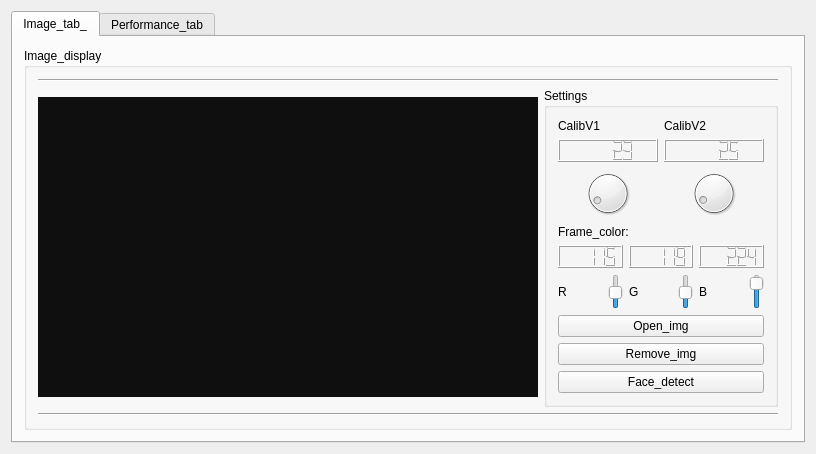
<?xml version="1.0" encoding="UTF-8"?>
<ui version="4.0">
 <class>MainWindow</class>
 <widget class="QMainWindow" name="MainWindow">
  <property name="geometry">
   <rect>
    <x>0</x>
    <y>0</y>
    <width>816</width>
    <height>454</height>
   </rect>
  </property>
  <property name="font">
   <font>
    <pointsize>9</pointsize>
   </font>
  </property>
  <property name="mouseTracking">
   <bool>true</bool>
  </property>
  <property name="focusPolicy">
   <enum>Qt::StrongFocus</enum>
  </property>
  <property name="windowTitle">
   <string>HFace_finder_</string>
  </property>
  <widget class="QWidget" name="centralWidget">
   <layout class="QVBoxLayout" name="verticalLayout_9">
    <item>
     <widget class="QTabWidget" name="tabWidget">
      <property name="currentIndex">
       <number>0</number>
      </property>
      <widget class="QWidget" name="Image_tab">
       <attribute name="title">
        <string>Image_tab_</string>
       </attribute>
       <layout class="QVBoxLayout" name="verticalLayout">
        <item>
         <widget class="QGroupBox" name="groupBox">
          <property name="title">
           <string>Image_display</string>
          </property>
          <layout class="QVBoxLayout" name="verticalLayout_2">
           <item>
            <widget class="Line" name="line">
             <property name="orientation">
              <enum>Qt::Horizontal</enum>
             </property>
            </widget>
           </item>
           <item>
            <layout class="QHBoxLayout" name="horizontalLayout_23">
             <item>
              <widget class="QLabel" name="Image_disp_label">
               <property name="minimumSize">
                <size>
                 <width>500</width>
                 <height>300</height>
                </size>
               </property>
               <property name="maximumSize">
                <size>
                 <width>500</width>
                 <height>300</height>
                </size>
               </property>
               <property name="mouseTracking">
                <bool>true</bool>
               </property>
               <property name="focusPolicy">
                <enum>Qt::StrongFocus</enum>
               </property>
               <property name="styleSheet">
                <string notr="true">background-color: rgb(15, 15, 15);</string>
               </property>
               <property name="text">
                <string/>
               </property>
              </widget>
             </item>
             <item>
              <widget class="QGroupBox" name="groupBox_2">
               <property name="title">
                <string>Settings</string>
               </property>
               <layout class="QVBoxLayout" name="verticalLayout_3">
                <item>
                 <layout class="QVBoxLayout" name="verticalLayout_27">
                  <item>
                   <layout class="QVBoxLayout" name="verticalLayout_28">
                    <item>
                     <layout class="QVBoxLayout" name="verticalLayout_29">
                      <item>
                       <layout class="QHBoxLayout" name="horizontalLayout_30">
                        <item>
                         <widget class="QLabel" name="Calib_disp1_label_2">
                          <property name="text">
                           <string>CalibV1</string>
                          </property>
                         </widget>
                        </item>
                        <item>
                         <widget class="QLabel" name="Calib_disp2_label_2">
                          <property name="text">
                           <string>CalibV2</string>
                          </property>
                         </widget>
                        </item>
                       </layout>
                      </item>
                      <item>
                       <layout class="QHBoxLayout" name="horizontalLayout_31">
                        <item>
                         <widget class="QLCDNumber" name="Calib_disp1_lcd_2">
                          <property name="intValue" stdset="0">
                           <number>23</number>
                          </property>
                         </widget>
                        </item>
                        <item>
                         <widget class="QLCDNumber" name="Calib_disp2_lcd_2">
                          <property name="intValue" stdset="0">
                           <number>25</number>
                          </property>
                         </widget>
                        </item>
                       </layout>
                      </item>
                      <item>
                       <layout class="QHBoxLayout" name="horizontalLayout_32">
                        <item>
                         <widget class="QDial" name="Calib_disp1_dial_2">
                          <property name="maximum">
                           <number>255</number>
                          </property>
                          <property name="value">
                           <number>23</number>
                          </property>
                         </widget>
                        </item>
                        <item>
                         <widget class="QDial" name="Calib_disp2_dial_2">
                          <property name="maximum">
                           <number>255</number>
                          </property>
                          <property name="value">
                           <number>25</number>
                          </property>
                         </widget>
                        </item>
                       </layout>
                      </item>
                     </layout>
                    </item>
                    <item>
                     <layout class="QVBoxLayout" name="verticalLayout_30">
                      <item>
                       <layout class="QVBoxLayout" name="verticalLayout_31">
                        <item>
                         <layout class="QHBoxLayout" name="horizontalLayout_33">
                          <item>
                           <widget class="QLabel" name="Frame_color_label_2">
                            <property name="text">
                             <string>Frame_color:</string>
                            </property>
                           </widget>
                          </item>
                          <item>
                           <widget class="QLabel" name="Color_label">
                            <property name="styleSheet">
                             <string notr="true"/>
                            </property>
                            <property name="text">
                             <string/>
                            </property>
                           </widget>
                          </item>
                         </layout>
                        </item>
                        <item>
                         <layout class="QVBoxLayout" name="verticalLayout_32">
                          <item>
                           <layout class="QHBoxLayout" name="horizontalLayout_34">
                            <item>
                             <widget class="QLCDNumber" name="Red_val_lcd_2">
                              <property name="intValue" stdset="0">
                               <number>115</number>
                              </property>
                             </widget>
                            </item>
                            <item>
                             <widget class="QLCDNumber" name="Green_val_lcd_2">
                              <property name="intValue" stdset="0">
                               <number>119</number>
                              </property>
                             </widget>
                            </item>
                            <item>
                             <widget class="QLCDNumber" name="Blue_val_lcd_2">
                              <property name="intValue" stdset="0">
                               <number>224</number>
                              </property>
                             </widget>
                            </item>
                           </layout>
                          </item>
                          <item>
                           <layout class="QHBoxLayout" name="horizontalLayout_35">
                            <item>
                             <widget class="QLabel" name="Red_label_2">
                              <property name="text">
                               <string>R</string>
                              </property>
                             </widget>
                            </item>
                            <item>
                             <widget class="QSlider" name="Red_slider_2">
                              <property name="maximum">
                               <number>255</number>
                              </property>
                              <property name="value">
                               <number>115</number>
                              </property>
                              <property name="orientation">
                               <enum>Qt::Vertical</enum>
                              </property>
                             </widget>
                            </item>
                            <item>
                             <widget class="QLabel" name="Green_label_2">
                              <property name="text">
                               <string>G</string>
                              </property>
                             </widget>
                            </item>
                            <item>
                             <widget class="QSlider" name="Green_slider_2">
                              <property name="maximum">
                               <number>255</number>
                              </property>
                              <property name="value">
                               <number>119</number>
                              </property>
                              <property name="orientation">
                               <enum>Qt::Vertical</enum>
                              </property>
                             </widget>
                            </item>
                            <item>
                             <widget class="QLabel" name="Blue_label_2">
                              <property name="text">
                               <string>B</string>
                              </property>
                             </widget>
                            </item>
                            <item>
                             <widget class="QSlider" name="Blue_slider_2">
                              <property name="maximum">
                               <number>255</number>
                              </property>
                              <property name="value">
                               <number>224</number>
                              </property>
                              <property name="orientation">
                               <enum>Qt::Vertical</enum>
                              </property>
                             </widget>
                            </item>
                           </layout>
                          </item>
                         </layout>
                        </item>
                       </layout>
                      </item>
                      <item>
                       <widget class="QPushButton" name="Open_img_2">
                        <property name="text">
                         <string>Open_img</string>
                        </property>
                       </widget>
                      </item>
                      <item>
                       <widget class="QPushButton" name="Remove_img_2">
                        <property name="text">
                         <string>Remove_img</string>
                        </property>
                       </widget>
                      </item>
                      <item>
                       <widget class="QPushButton" name="Face_detect_2">
                        <property name="text">
                         <string>Face_detect</string>
                        </property>
                       </widget>
                      </item>
                     </layout>
                    </item>
                   </layout>
                  </item>
                 </layout>
                </item>
               </layout>
              </widget>
             </item>
            </layout>
           </item>
           <item>
            <widget class="Line" name="line_7">
             <property name="orientation">
              <enum>Qt::Horizontal</enum>
             </property>
            </widget>
           </item>
          </layout>
         </widget>
        </item>
       </layout>
      </widget>
      <widget class="QWidget" name="Performance_image">
       <attribute name="title">
        <string>Performance_tab</string>
       </attribute>
      </widget>
     </widget>
    </item>
   </layout>
  </widget>
 </widget>
 <layoutdefault spacing="6" margin="11"/>
 <resources/>
 <connections/>
</ui>
